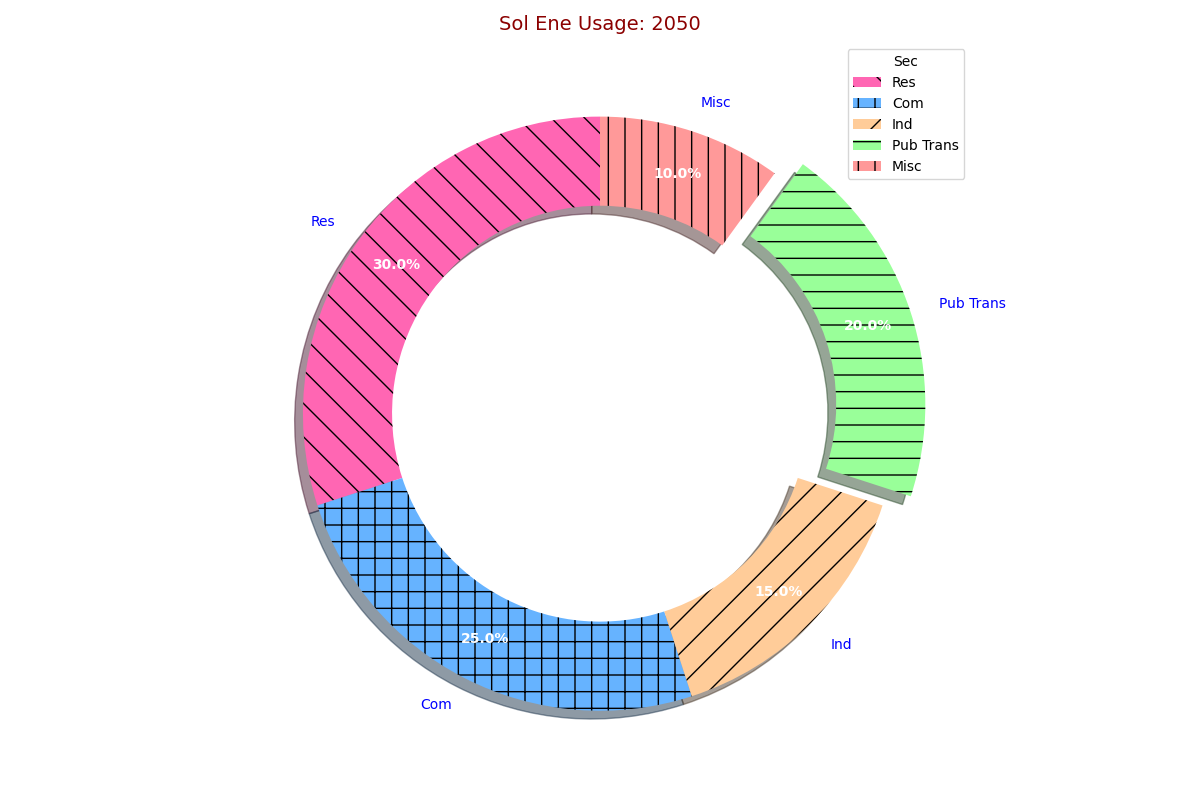

Reproduce this figure in Python.
import matplotlib.pyplot as plt
import matplotlib.patches as mpatches

sectors = ["Res", "Com", "Ind", "Pub Trans", "Misc"]
energy_usage = [30, 25, 15, 20, 10]

colors = ['#FF66B3', '#66B3FF', '#FFCC99', '#99FF99', '#FF9999']
hatches = ['\\', '+', '/', '-', '|']

explode = (0, 0, 0, 0.1, 0)

fig, ax = plt.subplots(figsize=(12, 8), subplot_kw=dict(aspect="equal"))

wedges, texts, autotexts = ax.pie(
    energy_usage,
    explode=explode,
    labels=sectors,
    colors=colors,
    autopct='%1.1f%%',
    shadow=True,
    startangle=90,
    pctdistance=0.85,
    wedgeprops=dict(width=0.3)
)

for wedge, hatch in zip(wedges, hatches):
    wedge.set_hatch(hatch)

for text in texts:
    text.set_fontsize(10)
    text.set_color('blue')

for autotext in autotexts:
    autotext.set_fontsize(10)
    autotext.set_color('white')
    autotext.set_weight('bold')

patches = [mpatches.Patch(facecolor=color, hatch=hatch, label=sector)
           for color, hatch, sector in zip(colors, hatches, sectors)]
ax.legend(handles=patches, loc='upper right', fontsize=10, title="Sec", frameon=True)

ax.set_title(
    'Sol Ene Usage: 2050',
    fontsize=14, fontweight='normal', va='bottom', color='darkred'
)

plt.grid(True)

plt.tight_layout()
plt.show()
